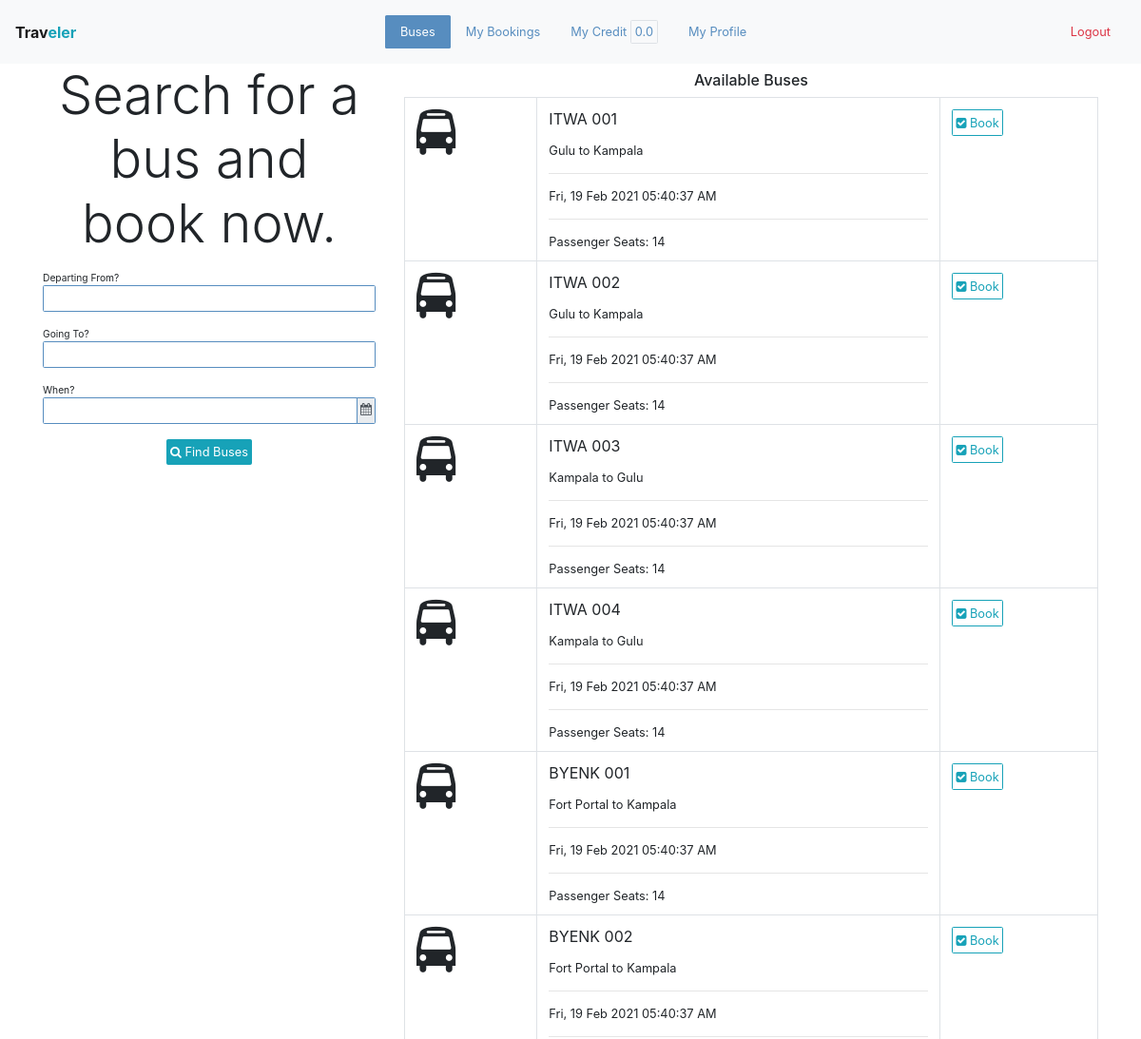
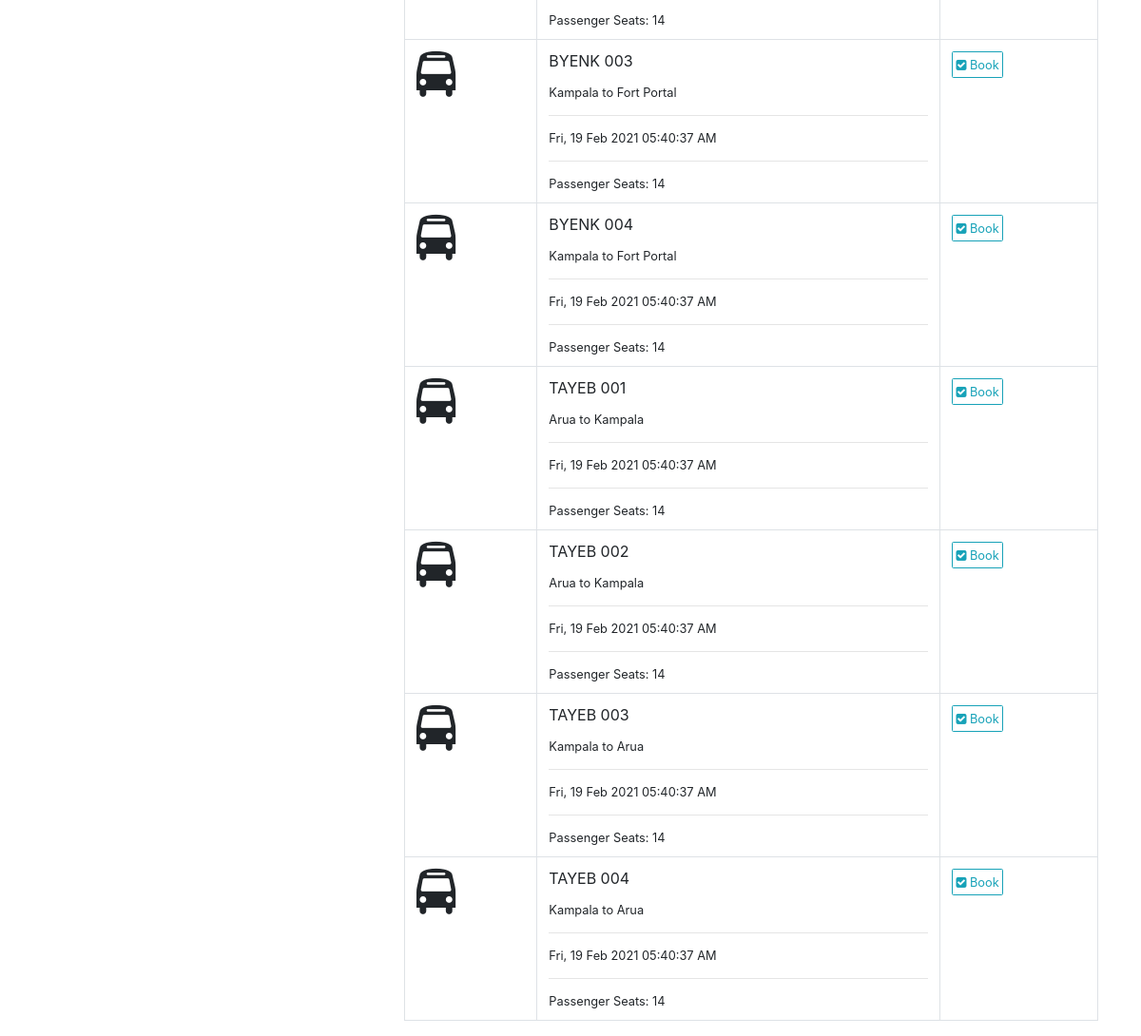
The app's page /bus/search (signed in), older data (2 pictures, top to bottom).
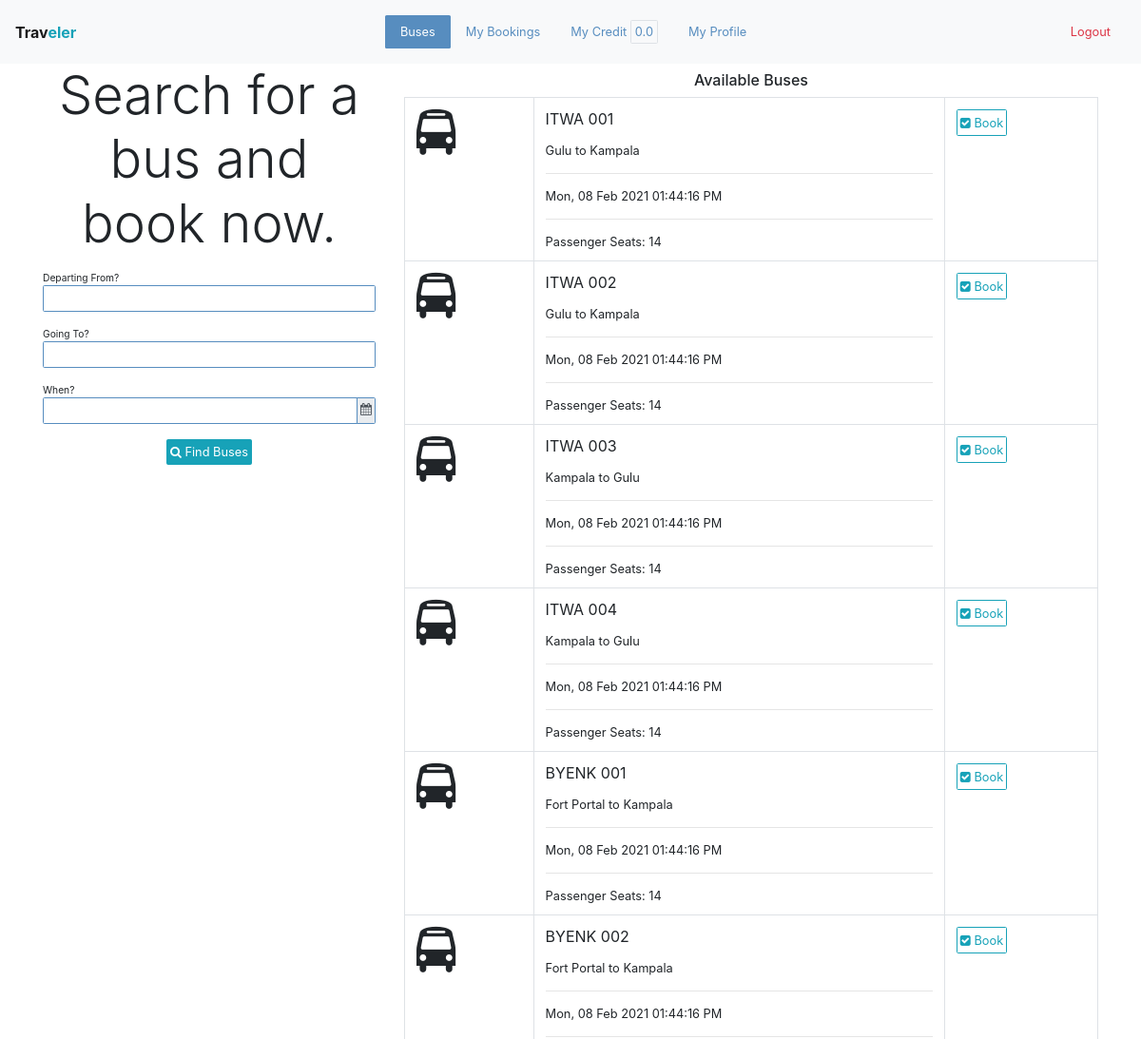
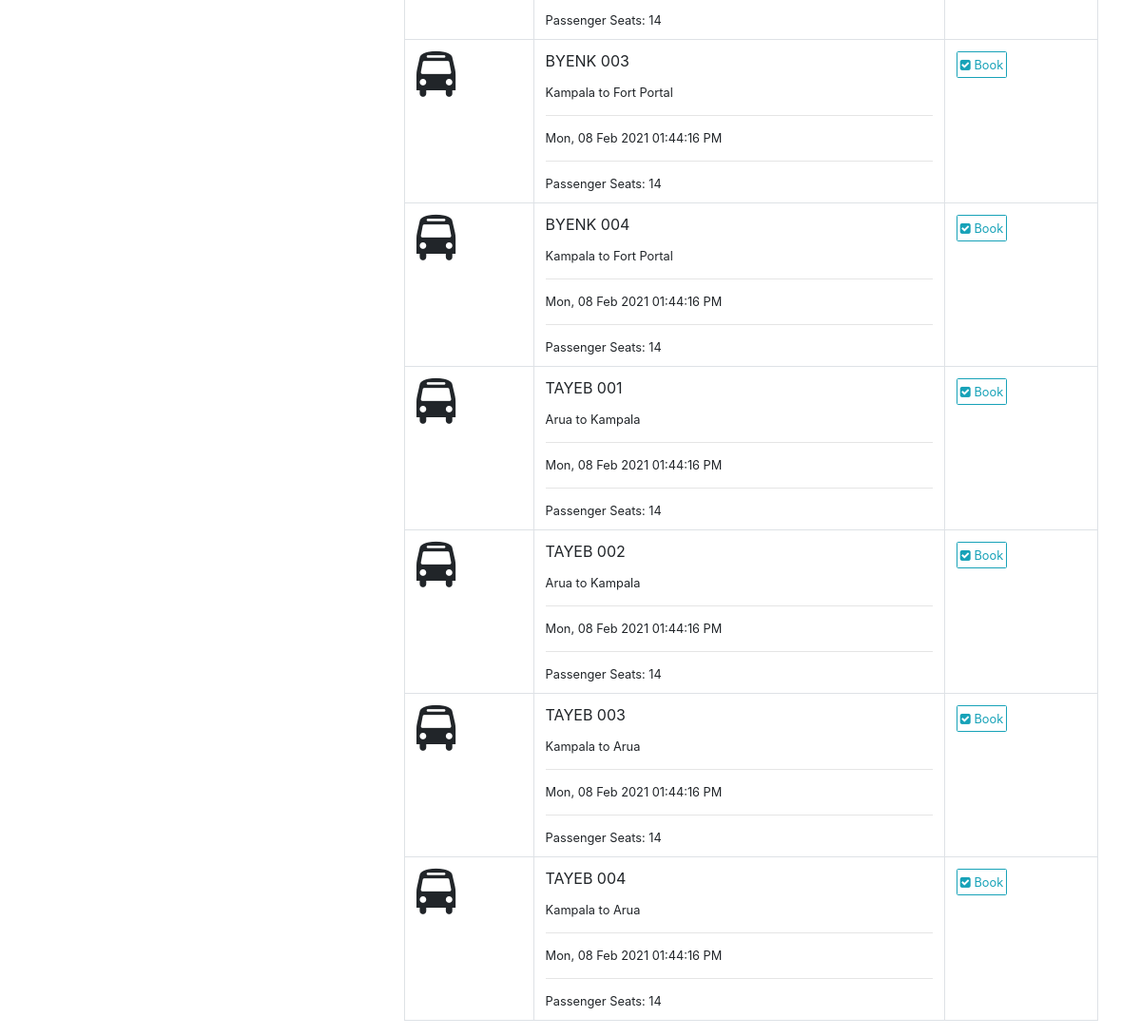
The same page, newer data (2 pictures, top to bottom).
### app/models/models.py (models this page shows, shortened)
class Bus(db.Model):
    id = db.Column(db.Integer, primary_key=True)
    number = db.Column(db.String(16))
    columns = db.Column(db.Integer)
    rows = db.Column(db.Integer)
    broadcast = db.Column(db.Boolean)
    departure_time = db.Column(db.DateTime)
    schedule_cancelled_reason = db.Column(db.String(1024))
    booking_deadline = db.Column(db.DateTime)
    free_bus_time = db.Column(db.DateTime)
    branch_id = db.Column(db.Integer, db.ForeignKey("branch.id"))
    company_id = db.Column(db.Integer, db.ForeignKey("company.id"))
    status_id = db.Column(db.Integer, db.ForeignKey("status.id"))
    journey_id = db.Column(db.Integer, db.ForeignKey("journey.id"))
    grids = db.relationship("Grid", backref="bus", cascade="delete", lazy="dynamic")
    bookings = db.relationship("Booking", backref="bus")
    payments = db.relationship("Payment", backref="bus")
    def seats(self):
        return list(filter(lambda grid:grid.grid_type==1, self.grids))

class Journey(db.Model):
    id = db.Column(db.Integer, primary_key=True)
    from_ = db.Column(db.String(64))
    to = db.Column(db.String(64))
    distance = db.Column(db.Float)
    duration = db.Column(db.Float)
    branch_id = db.Column(db.Integer, db.ForeignKey("branch.id"))
    buses = db.relationship("Bus", backref="journey")
    pickups = db.relationship("Pickup", backref="journey")
    pricings = db.relationship("Pricing", backref="journey")
    payments = db.relationship("Payment", backref="journey")
    def __str__(self):
        return f"{self.from_} to {self.to}"

### app/WEB/views/bus.py (the view)
@bus_bp.route("/search", methods=["GET"])
def search_buses():
	search_buses_form = SearchBusesForm(request.args)
	from_ = None
	to = None
	departure_time = None
	if search_buses_form.validate():
		data = search_buses_form.data
		from_ = data.get("from_")
		to = data.get("to")
		departure_time = data.get("departure_time")
	buses = find_buses(from_=from_, to=to, departure_time=departure_time)
	if departure_time:
		search_buses_form.departure_time.data = departure_time.strftime(app.config.get("TIME_FORMAT"))
	template = "index/search-buses-results.html"
	if current_user.is_authenticated:
		template = "bus/passenger-buses.html"
	return render_template(template, buses=buses, search_buses_form=search_buses_form)

### app/WEB/forms/bus.py (shortened to what this page needs)
class SearchBusesForm(FlaskForm):
	UTC_offset = StringField(widget=HiddenInput())
	from_ = StringField("Departing From?", validators=[])
	to = StringField("Going To?", validators=[])
	departure_time = StringField("When?", validators=[])
	submit = SubmitField('Find Bus')
	def __init__(self, *args, **kwargs):
		super().__init__(*args, **kwargs)
		self.datetime_format = app.config.get("TIME_FORMAT")
	def validate_departure_time(form, field):
		departure_time = field.data

### app/WEB/context_processors.py (called while the page is built)
@app.context_processor
def application():
	return  {
		"HOST": app.config.get("HOST_ADDRESS")
	}

@app.context_processor
def company():
	context = dict()
	if current_user.is_authenticated:
		context["profile"] = current_user.profile
		branch = current_user.profile.branch
		if branch:
			context["branch"] = branch
			context["company"] = branch.company
	return context

### app/WEB/template_filters.py (called while the page is built)
def datetimeformat(value, format='%H:%M / %d-%m-%Y'):
	if isinstance(value, datetime):
		return value.strftime(format)

### app/helpers/datetimes.py (called while the page is built)
def now():
	return datetime.datetime.now().astimezone(timezone)

### app/setup.py (called while the page is built)
@login_manager.user_loader
def load_user(user_id):
	return User.query.get(user_id)

### app/templates/bus/passenger-buses.html
{% extends 'index/passenger-base.html' %}
{% block buses_active %}active{% endblock %}
{% block content %}
	<div class="container">
		<div class="row">
			<div class="col-md-4">
				{% include 'index/search-buses-form.html' %}
			</div>
			<div class="col-md-8">
				{% include 'index/available-buses.html' %}
			</div>
		</div>
	</div>
{% endblock %}

### app/templates/index/available-buses.html
<h5 class="p-2 m-0 text-center">Available Buses</h5>
<table class="table table-responsive-sm border">
    <tbody>
        {% for bus in buses %}
            <tr>
                <td>
                	<span class="fa fa-bus fa-3x"></span>
                </td>
                <td class="border m-auto">
                    <p>{{bus.number}}</p>
                    <small>{{bus.journey}}</small>
                    <hr>
                    <small>{{bus.departure_time|datetimeformat('%a, %d %b %Y %r')}}</small>
                    <hr>
                    <small>Passenger Seats: {{bus.seats()|length}} </small>
                </td>
                <td><a href="{{url_for('bus.get_passenger_bus', bus_id=bus.id)}}" class='btn btn-outline-info'><span class="fa fa-check-square"></span> Book</a></td>
            </tr>
        {% else %}
            <div class="container" align="center">
                <p class="display-5 text-muted p-2">No Buses Available!</p>
            </div>
        {% endfor %}
    </tbody>
</table>

Row changes from the older to the newer data that the page shows:
changed Bus "ITWA 001": departure_time "Fri, 19 Feb 2021 05:40:37 AM" → "Mon, 08 Feb 2021 01:44:16 PM"
changed Bus "ITWA 002": departure_time "Fri, 19 Feb 2021 05:40:37 AM" → "Mon, 08 Feb 2021 01:44:16 PM"
changed Bus "ITWA 003": departure_time "Fri, 19 Feb 2021 05:40:37 AM" → "Mon, 08 Feb 2021 01:44:16 PM"
changed Bus "ITWA 004": departure_time "Fri, 19 Feb 2021 05:40:37 AM" → "Mon, 08 Feb 2021 01:44:16 PM"
changed Bus "BYENK 001": departure_time "Fri, 19 Feb 2021 05:40:37 AM" → "Mon, 08 Feb 2021 01:44:16 PM"
changed Bus "BYENK 002": departure_time "Fri, 19 Feb 2021 05:40:37 AM" → "Mon, 08 Feb 2021 01:44:16 PM"
changed Bus "BYENK 003": departure_time "Fri, 19 Feb 2021 05:40:37 AM" → "Mon, 08 Feb 2021 01:44:16 PM"
changed Bus "BYENK 004": departure_time "Fri, 19 Feb 2021 05:40:37 AM" → "Mon, 08 Feb 2021 01:44:16 PM"
changed Bus "TAYEB 001": departure_time "Fri, 19 Feb 2021 05:40:37 AM" → "Mon, 08 Feb 2021 01:44:16 PM"
changed Bus "TAYEB 002": departure_time "Fri, 19 Feb 2021 05:40:37 AM" → "Mon, 08 Feb 2021 01:44:16 PM"
changed Bus "TAYEB 003": departure_time "Fri, 19 Feb 2021 05:40:37 AM" → "Mon, 08 Feb 2021 01:44:16 PM"
changed Bus "TAYEB 004": departure_time "Fri, 19 Feb 2021 05:40:37 AM" → "Mon, 08 Feb 2021 01:44:16 PM"
